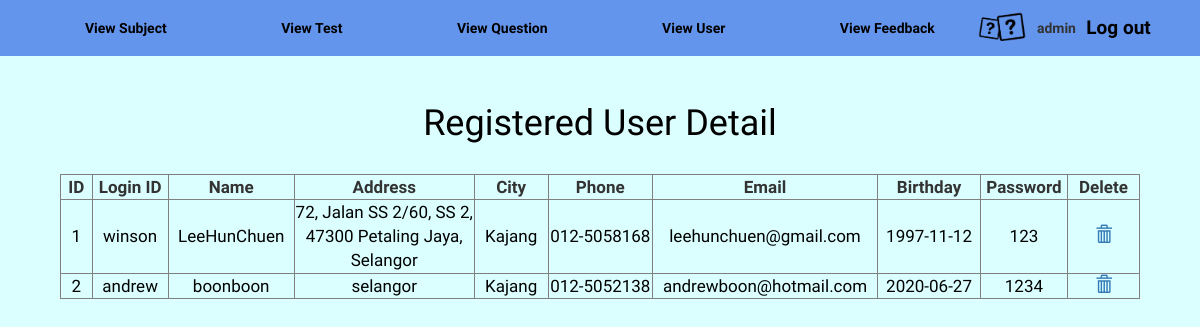
The page /adminViewUser.php (signed in) on the database its author committed.
### tables this page shows
CREATE TABLE `quizregisterpage` (
  `id` int(6) UNSIGNED NOT NULL,
  `loginid` varchar(30) NOT NULL,
  `username` varchar(30) NOT NULL,
  `user_type` varchar(300) NOT NULL,
  `address` varchar(300) NOT NULL,
  `city` varchar(30) NOT NULL,
  `phone` varchar(30) NOT NULL,
  `email` varchar(30) NOT NULL,
  `birthday` varchar(50) DEFAULT NULL,
  `password` varchar(100) DEFAULT NULL,
  `confrimpassword` varchar(100) DEFAULT NULL
);

### adminViewUser.php (the view, shortened to what this page needs)
<!DOCTYPE html>
<html>
<head>
<link rel="stylesheet" href="https://maxcdn.bootstrapcdn.com/bootstrap/3.3.6/css/bootstrap.min.css">
</head>
<body>
<?php include"adminMenu.php";?>
<center>
<div class="all-Table table-striped">
<table border="1px solid black" width="90%">
<?php
include"database.php";
	$i=1;
	$result=mysqli_query($con,"select * from quizregisterpage where user_type='user'");
		echo"<h1 style='color:black;'>Registered User Detail</h1><br>";
		echo "<tr><th>ID</th><th>Login ID</th><th>Name</th><th>Address</th><th>City</th><th>Phone</th><th>Email</th><th>Birthday</th><th>Password</th><th>Delete</th></tr>";
	while($test=mysqli_fetch_assoc($result)){
	$id=$test['id'];
		echo"<tr><td width=50><font color='black'>" .$i."</font></td>";
		echo"<td width=100><font color='black'>" .$test['loginid']."</font></td>";
		echo"<td width=150><font color='black'>" .$test['username']."</font></td>";
		echo"<td width=320><font color='black'>" .$test['address']."</font></td>";
		echo"<td width=100><font color='black'>" .$test['city']."</font></td>";
		echo"<td width=150><font color='black'>" .$test['phone']."</font></td>";
		echo"<td width=250><font color='black'>" .$test['email']."</font></td>";
		echo"<td width=150><font color='black'>" .$test['birthday']."</font></td>";
		echo"<td width=100><font color='black'>" .$test['password']."</font></td>";
		echo "<td width=100><a href='deleteUser.php?id=$id'><span class='glyphicon glyphicon-trash'></span></a></td></tr>";
	$i++;
	}
?>
</table>
</div>
</center>
</body>
</html>

### adminViewUser.php (style rules this page uses)
body { margin:0; background-color:#DBFFFF; }
table,td,th { border-collapse: collapse; text-align: center; font-size: 17px; }
.all-Table { position: absolute; margin: 7% 0%; width: 100%; }

### adminMenu.php (style rules this page uses)
* { font-family: 'Merienda One', cursive; }
p,span { font-family: 'Yeseva One', cursive; }

### rows shown on the page
quizregisterpage: loginid "winson", username "LeeHunChuen", address "72, Jalan SS 2/60, SS 2, 47300 Petaling Jaya, Selangor", city "Kajang", phone "012-5058168", email "leehunchuen@gmail.com", birthday "1997-11-12", password "123"
quizregisterpage: loginid "andrew", username "boonboon", address "selangor", city "Kajang", phone "012-5052138", email "andrewboon@hotmail.com", birthday "2020-06-27", password "1234"

### other values the page prints
$_SESSION['loginAdmin'] "admin"
